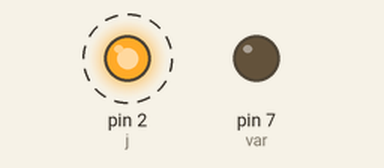
Recording of a sketch running on a simulated Arduino Uno, built with avr-gcc and run on an emulated ATmega328P. On the bench: output pins drawn as LEDs (lit = HIGH). Dashed ring = blinking.

Above: at 0.05 s.
At 2.85 s:
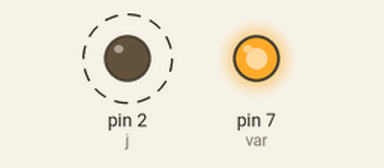
Timing chart, 0 to 3.1 s (numbered marks = the images above):
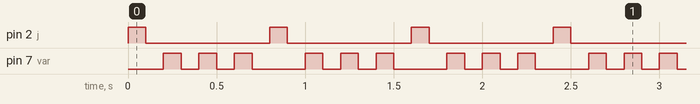

The sketch:

sketch_nov16b.ino
```cpp
int var = 7;
int j = 2;

void setup() {
  pinMode(j, OUTPUT);
  pinMode(var, OUTPUT);
}

void loop() {
  for(int i = 0; i < 4; i++) {
    if(i==0) {
      digitalWrite(j, HIGH);
      delay(100);
      digitalWrite(j, LOW);
      delay(100);
    }
    else {

      digitalWrite(var, HIGH);
      delay(100);
      digitalWrite(var, LOW);
      delay(100);
    }

  }

}
```

Measured:
- by itself, pin 2 (j): alternates HIGH for 0.10 s and LOW for 0.70 s
- by itself, pin 7 (var): repeats every 0.80 s: 2 × (LOW 0.10 s, HIGH 0.10 s), LOW 0.30 s, HIGH 0.10 s
